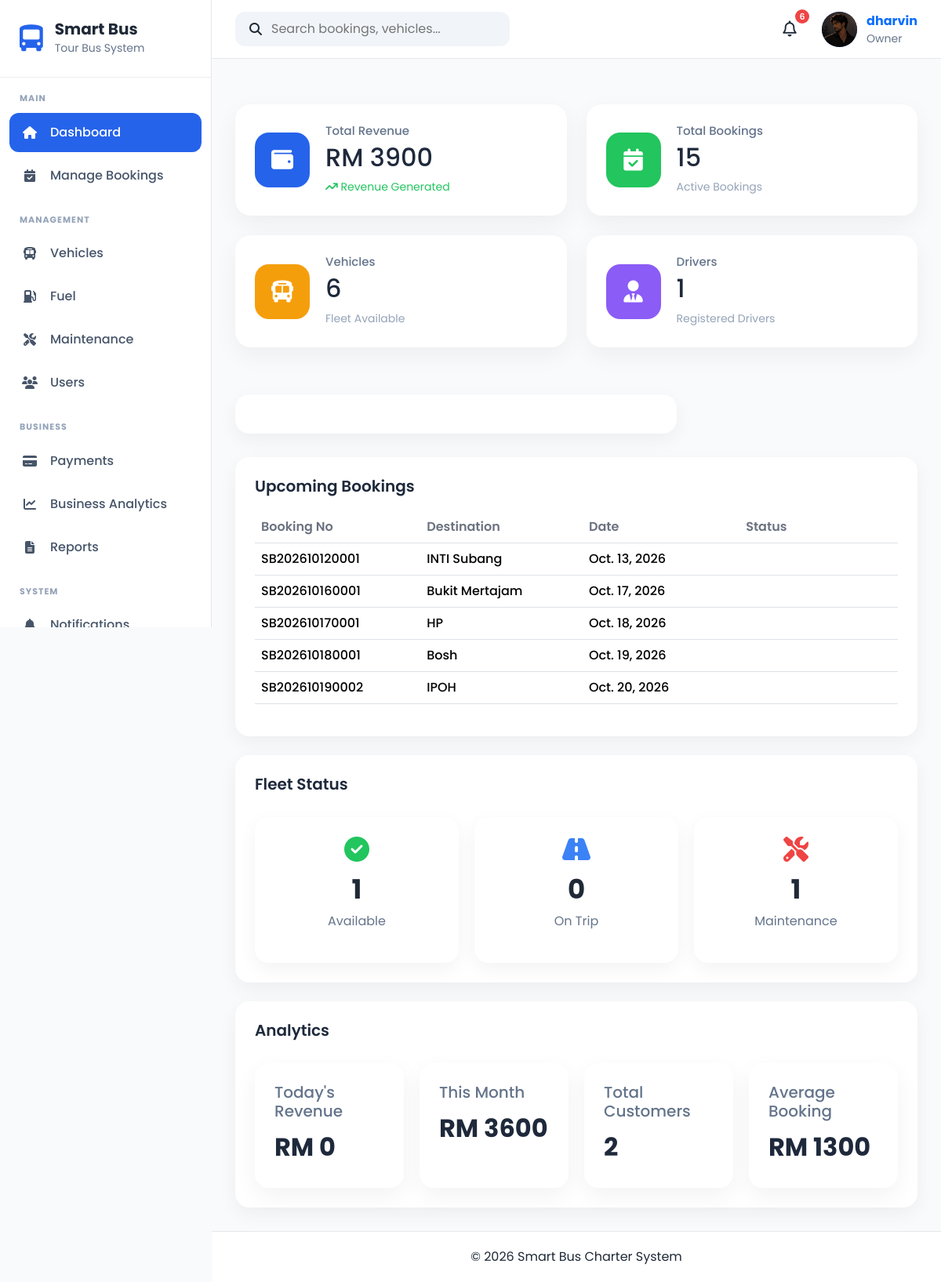
Screenshot of /dashboard/dashboard/ (signed in) with the database file from the repository.
### apps/accounts/models.py (models this page shows, shortened)
class UserProfile(models.Model):
    OWNER = "Owner"
    ADMIN = "Admin"
    DRIVER = "Driver"
    CUSTOMER = "Customer"
    ROLE_CHOICES = [
        (OWNER, "Owner"),
        (ADMIN, "Admin"),
        (DRIVER, "Driver"),
        (CUSTOMER, "Customer"),
    ]
    GENDER_CHOICES = [
        ("Male", "Male"),
        ("Female", "Female"),
        ("Other", "Other"),
    ]
    user = models.OneToOneField(
        User,
        on_delete=models.CASCADE,
        related_name="profile"
    )
    role = models.CharField(
        max_length=20,
        choices=ROLE_CHOICES,
        default=CUSTOMER
    )
    phone = models.CharField(
        max_length=20,
        blank=True
    )
    address = models.TextField(
        blank=True
    )
    city = models.CharField(
        max_length=100,
        blank=True
    )
    state = models.CharField(
        max_length=100,
        blank=True
    )
    postcode = models.CharField(
        max_length=20,
        blank=True
    )
    country = models.CharField(
        max_length=100,
        default="Malaysia"
    )
    gender = models.CharField(
        max_length=10,
        choices=GENDER_CHOICES,
        blank=True
    )
    profile_picture = models.ImageField(
        upload_to="profile_pictures/",
        blank=True,
        null=True
    )
    must_change_password = models.BooleanField(default=False)
    created_at = models.DateTimeField(
        auto_now_add=True
    )
    updated_at = models.DateTimeField(
        auto_now=True
    )

### apps/bookings/models.py (models this page shows, shortened)
class Booking(models.Model):
    STATUS_CHOICES = [
        ("Pending", "Pending"),
        ("Confirmed", "Confirmed"),
        ("Completed", "Completed"),
        ("Cancelled", "Cancelled"),
    ]
    PAYMENT_CHOICES = [
        ("Pending", "Pending"),
        ("Paid", "Paid"),
        ("Refunded", "Refunded"),
    ]
    booking_number = models.CharField(
        max_length=20,
        unique=True,
        blank=True,
    )
    customer = models.ForeignKey(
        Customer,
        on_delete=models.CASCADE,
        related_name="bookings",
    )
    vehicle = models.ForeignKey(
        Vehicle,
            on_delete=models.PROTECT,
            related_name="bookings",
            null=True,
            blank=True,
        )
    driver = models.ForeignKey(
            Driver,
            on_delete=models.PROTECT,
            related_name="bookings",
            null=True,
            blank=True,
        )
    pickup_location = models.CharField(max_length=150)
    destination = models.CharField(max_length=150)
    travel_date = models.DateField()
    departure_time = models.TimeField()
    return_date = models.DateField(
        blank=True,
        null=True,
    )
    passenger_count = models.PositiveIntegerField(
        validators=[
            MinValueValidator(1),
            MaxValueValidator(42),
        ],
        help_text="Maximum 42 passengers. Two seats are reserved for the tour guide and additional driver.",
    )
    total_price = models.DecimalField(
        max_digits=10,
        decimal_places=2,
        default=0,
    )
    booking_status = models.CharField(
        max_length=20,
        choices=STATUS_CHOICES,
        default="Pending",
    )
    payment_status = models.CharField(
        max_length=20,
        choices=PAYMENT_CHOICES,
        default="Pending",
    )
    approval_time = models.DateTimeField(
        null=True,
        blank=True,
        help_text="Date and time the booking was approved."
    )
    payment_deadline = models.DateTimeField(
        null=True,
        blank=True,
        help_text="Deadline for completing payment."
    )
    cancelled_at = models.DateTimeField(
        null=True,
        blank=True,
        help_text="Date and time the booking was cancelled.",
    )
    rejection_reason = models.TextField(
        blank=True,
        default="",
        help_text="Reason provided when the booking is rejected."
    )
    travel_reminder_sent_at = models.DateTimeField(
        null=True,
        blank=True,
        help_text="Date and time the travel details email was sent."
    )
    remarks = models.TextField(
        blank=True,
    )
    created_at = models.DateTimeField(
        default=timezone.now,
    )
    updated_at = models.DateTimeField(
        auto_now=True,
    )
    class Meta:
        ordering = ["-travel_date", "-created_at"]

### apps/dashboard/views.py (the view)
# urls.py: path("", views.report_dashboard, name="dashboard"),
@login_required
def dashboard(request):
    profile = getattr(request.user, "profile", None)
    if profile is None:
        raise PermissionDenied("User profile not found.")
    if profile.role == "Customer":
        return redirect("customer_dashboard")
    if profile.role == "Driver":
        return redirect("driver_dashboard")
    if profile.role not in ["Owner", "Admin"]:
        raise PermissionDenied("Access denied.")
    total_bookings = Booking.objects.count()
    total_vehicles = Vehicle.objects.count()
    total_drivers = Driver.objects.count()
    total_revenue = (
        Payment.objects
        .filter(payment_status="Paid")
        .aggregate(total=Sum("amount"))["total"]
        or 0
    )
    upcoming_bookings = (
        Booking.objects
        .filter(booking_status="Confirmed")
        .order_by("travel_date")[:5]
    )
    available_vehicles = Vehicle.objects.filter(
        status="Available"
    ).count()
    on_trip_vehicles = Vehicle.objects.filter(
        status="On Trip"
    ).count()
    maintenance_vehicles = Vehicle.objects.filter(
        status="Maintenance"
    ).count()
    today = timezone.now().date()
    today_revenue = (
        Payment.objects
        .filter(
            payment_status="Paid",
            payment_date=today
        )
        .aggregate(total=Sum("amount"))["total"]
        or 0
    )
    month_revenue = (
        Payment.objects
        .filter(
            payment_status="Paid",
            payment_date__year=today.year,
            payment_date__month=today.month
        )
        .aggregate(total=Sum("amount"))["total"]
        or 0
    )
    customer_count = (
        Booking.objects
        .values("customer")
        .distinct()
        .count()
    )
    average_booking = (
        Payment.objects
        .filter(payment_status="Paid")
        .aggregate(avg=Avg("amount"))["avg"]
        or 0
    )
    monthly_revenue = (
        Payment.objects
        .filter(payment_status="Paid")
        .annotate(month=TruncMonth("payment_date"))
        .values("month")
        .annotate(
            revenue=Sum("amount")
        )
        .order_by("month")
    )
    revenue_labels = []
    revenue_values = []
    for item in monthly_revenue:
        revenue_labels.append(
            item["month"].strftime("%b %Y")
        )
        revenue_values.append(
            float(item["revenue"] or 0)
        )
    revenue_growth = None
    if len(revenue_values) >= 2:
        previous_revenue = revenue_values[-2]
        current_revenue = revenue_values[-1]
        if previous_revenue > 0:
            revenue_growth = (
                (current_revenue - previous_revenue)
                / previous_revenue
            ) * 100
    context = {
        "total_bookings": total_bookings,
        "total_vehicles": total_vehicles,
        "total_drivers": total_drivers,
        "total_revenue": total_revenue,
        "upcoming_bookings": upcoming_bookings,
        "available_vehicles": available_vehicles,
        "on_trip_vehicles": on_trip_vehicles,
        "maintenance_vehicles": maintenance_vehicles,
        "today_revenue": today_revenue,
        "month_revenue": month_revenue,
        "customer_count": customer_count,
        "average_booking": average_booking,
        "revenue_labels": revenue_labels,
        "revenue_values": revenue_values,
        "revenue_growth": revenue_growth,
    }
    return render(
        request,
        "dashboard/dashboard.html",
        context
    )

### templates/dashboard/dashboard.html (shortened to what this page needs)
{% extends "layouts/base.html" %}
{% load static %}
{% block content %}
{% include "components/page_header.html" %}
{% include "components/kpi_cards.html" %}
{% include "components/dashboard_charts.html" %}
{% endblock %}
{% block extra_css %}
<link rel="stylesheet" href="{% static 'css/dashboard.css' %}">
{% endblock %}

### templates/components/navbar.html (shortened to what this page needs)
{% load static %}
<nav class="navbar-custom">
    <div class="navbar-left">
        <div class="search-box">
            <i class="fa-solid fa-magnifying-glass"></i>
            <input
                type="text"
                placeholder="Search bookings, vehicles..."
            >
        </div>
    </div>
    <div class="navbar-right">
            <div class="notification-icon">
                <button
                    class="notification-btn"
                    id = "notificationBtn">
                    <i class="fa-regular fa-bell"></i>
                    <span
                        class="notification-count"
                        id="notificationCount"
                         {% if unread_notifications == 0 %}style="display:none;"{% endif %}>
                        {{ unread_notifications }}
                    </span>
                </button>
            </div>
        <a href="{% url 'accounts:profile' %}" class="profile-link">
            <div class="profile-menu">
                {% if request.user.profile.profile_picture %}
                    <img
                        src="{{ request.user.profile.profile_picture.url }}"
                        alt="Profile Picture"
                        class="profile-avatar profile-image"
                    >
                {% else %}
                    <div class="profile-avatar">
                        {{ request.user.username|first|upper }}
                    </div>
                {% endif %}
                <div class="profile-info">
                    <strong>{{ request.user.username }}</strong>
                    <small>
                        {{ request.user.profile.role|default:"User" }}
                    </small>
                </div>
            </div>
        </a>
    </div>
</nav>

### templates/components/dashboard_charts.html (shortened to what this page needs)
<div class="chart-grid">
    <div class="chart-card">
    </div>
</div>
<div class="dashboard-card mt-4">
    <div class="card-header">
        <h4>Upcoming Bookings</h4>
    </div>
    <table class="table">
        <thead>
            <tr>
                <th>Booking No</th>
                <th>Destination</th>
                <th>Date</th>
                <th>Status</th>
            </tr>
        </thead>
        <tbody>
            {% for booking in upcoming_bookings %}
            <tr>
                <td>
                    {{ booking.booking_number }}
                </td>
                <td>
                    {{ booking.destination }}
                </td>
                <td>
                    {{ booking.travel_date }}
                </td>
                <td>
                </td>
            </tr>
            {% empty %}
            <tr>
                <td colspan="4">
                    No upcoming bookings.
                </td>
            </tr>
            {% endfor %}
        </tbody>
    </table>
</div>
<div class="dashboard-card mt-4">
    <div class="card-header">
        <h4>Fleet Status</h4>
    </div>
    <div class="fleet-status">
        <div class="fleet-card available">
            <i class="fa-solid fa-circle-check"></i>
            <h3>{{ available_vehicles }}</h3>
            <p>Available</p>
        </div>
        <div class="fleet-card trip">
            <i class="fa-solid fa-road"></i>
            <h3>{{ on_trip_vehicles }}</h3>
            <p>On Trip</p>
        </div>
        <div class="fleet-card maintenance">
            <i class="fa-solid fa-screwdriver-wrench"></i>
            <h3>{{ maintenance_vehicles }}</h3>
            <p>Maintenance</p>
        </div>
    </div>
</div>
<div class="dashboard-card mt-4">
    <div class="card-header">
        <h4>Analytics</h4>
    </div>
    <div class="analytics-grid">
        <div class="analytics-card">
            <h5>Today's Revenue</h5>
            <h2>
                RM {{ today_revenue }}
            </h2>
        </div>
        <div class="analytics-card">
            <h5>This Month</h5>
            <h2>
                RM {{ month_revenue }}
            </h2>
        </div>
        <div class="analytics-card">
            <h5>Total Customers</h5>
            <h2>
                {{ customer_count }}
            </h2>
        </div>
        <div class="analytics-card">
            <h5>Average Booking</h5>
            <h2>
                RM {{ average_booking }}
            </h2>
        </div>
    </div>
</div>

### rows the page displays
Booking: booking_number "SB202610120001", destination "INTI Subang", travel_date "Oct. 13, 2026"
Booking: booking_number "SB202610160001", destination "Bukit Mertajam", travel_date "Oct. 17, 2026"
Booking: booking_number "SB202610170001", destination "HP", travel_date "Oct. 18, 2026"
Booking: booking_number "SB202610180001", destination "Bosh", travel_date "Oct. 19, 2026"
Booking: booking_number "SB202610190002", destination "IPOH", travel_date "Oct. 20, 2026"

### other values shown
{{ unread_notifications }} "6"
{{ request.user.username }} "dharvin"
{{ request.user.profile.role|default:"User" }} "Owner"
{{ total_revenue|default:"0.00" }} "3900"
{{ total_bookings|default:"0" }} "15"
{{ total_vehicles|default:"0" }} "6"
{{ total_drivers|default:"0" }} "1"
{{ available_vehicles }} "1"
{{ on_trip_vehicles }} "0"
{{ maintenance_vehicles }} "1"
{{ today_revenue }} "0"
{{ month_revenue }} "3600"
{{ customer_count }} "2"
{{ average_booking }} "1300"
